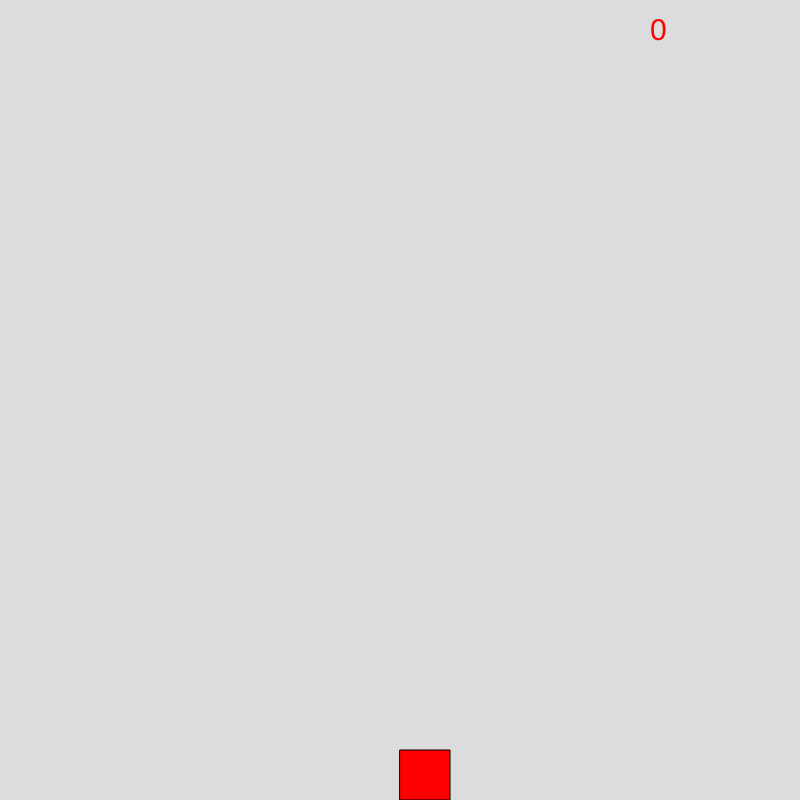
Frame 1 (no input)
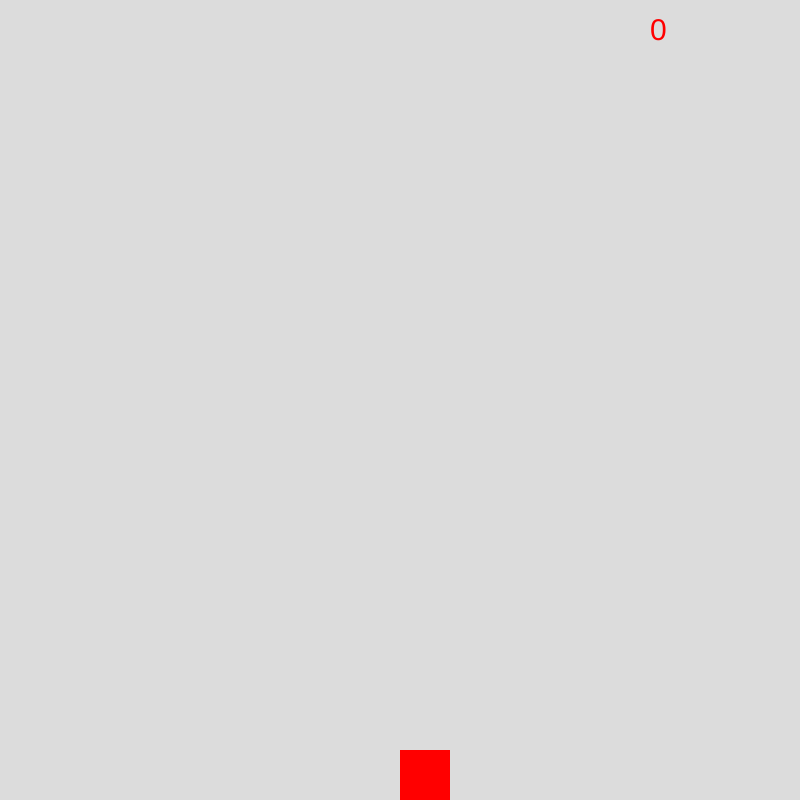
Frame 60 (no input)
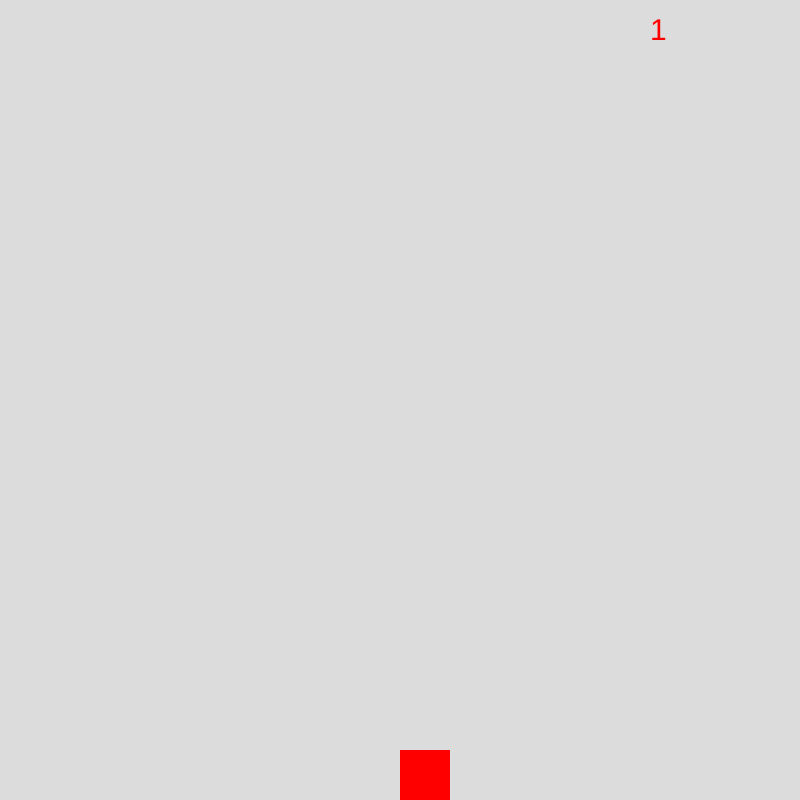
Frame 120 (the mouse pressed at the canvas centre since frame 60)

The p5.js sketch that drew these frames (run headless with seeded random() and noise() and a simulated clock; from frame 60 on, the mouse is pressed at the canvas centre):

// p5.js sketch
// ── sketch.js
//create an empty array called balls
let balls = [];
let hitcount = 0
let timer = 0
//create a variable to hold your avatar
let me;
let died = false;

function setup() {
  createCanvas(800, 800);

  //make one avatar called me
  me = new Bucket(width/3, 30, 3);

}

function draw(){
	background(220);

  me.drawMe();
  me.die();
  Gametimer();



//	draw all the balls in that array
	for (let i = 0; i < balls.length; i++) {
	 	      balls[i].drawBall();
       	  balls[i].moveBall();
          if (died == false){
            balls[i].bounceBall();
          }

	  }

}

function Gametimer() {

  noStroke();
  fill("red");
  textAlign(0, 10);
  textSize(30);
  text(timer, 650, 40);

  // while (timer > 0) {  // this doesn't work because it's all happening at the same time
  //   timer --;
  // }

  // frameCount --> this keeps track of the number of times the program has gone throught the code, 60 = 1 second
  // % ---> this is the Modulo operator, it divides numbers and evaluates to the remainder: 17 % 5 evaluates to 2 remainder
  // this can be used to determine if the number on the left is divisible by the number on the right
  if (died == false){
    if (frameCount % 60 == 0 && timer >= 0) { // if the frameCount is divisible by 60, then a second has passed. it will stop at 0
      timer ++;
  }

  }
}

//avatar class
class Bucket {

	constructor(x,y, speed){ //every avatar needs an x value, a y value, and a speed
		    this.x = x;
    		this.y = y;
        this.hitcount = hitcount;
	}

  drawMe(){
    fill("red")
    rect(400,750,50,50)

  }


  die(){
    if (hitcount == 1) {
      print("Level Completed");
      died = true
      textSize(32);
      fill("red")
      noStroke();
      text('Level Completed',10,47);


    }
  }

}
